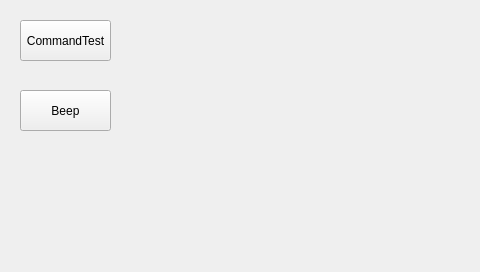
<?xml version="1.0" encoding="UTF-8"?>
<ui version="4.0">
 <class>SmartcardWin</class>
 <widget class="QWidget" name="SmartcardWin">
  <property name="geometry">
   <rect>
    <x>0</x>
    <y>0</y>
    <width>480</width>
    <height>272</height>
   </rect>
  </property>
  <property name="windowTitle">
   <string>Form</string>
  </property>
  <widget class="QPushButton" name="testButton">
   <property name="geometry">
    <rect>
     <x>20</x>
     <y>20</y>
     <width>91</width>
     <height>41</height>
    </rect>
   </property>
   <property name="text">
    <string>CommandTest</string>
   </property>
  </widget>
  <widget class="QPushButton" name="beepButton">
   <property name="geometry">
    <rect>
     <x>20</x>
     <y>90</y>
     <width>91</width>
     <height>41</height>
    </rect>
   </property>
   <property name="text">
    <string>Beep</string>
   </property>
  </widget>
 </widget>
 <resources/>
 <connections/>
</ui>
